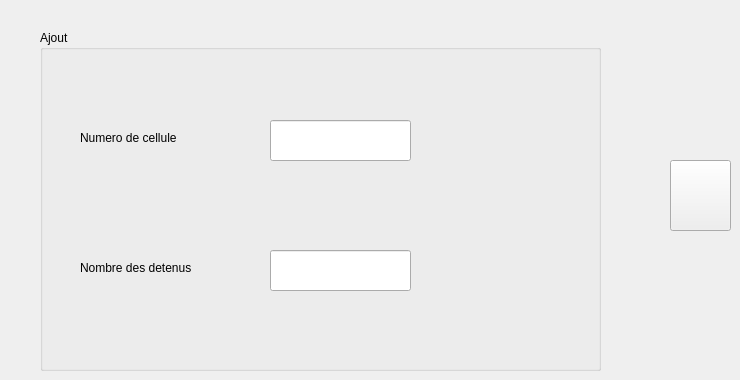
     <widget class="QWidget" name="tab_7">
      <attribute name="title">
       <string>Ajouter Detenu au cellule</string>
      </attribute>
      <widget class="QGroupBox" name="groupBox_2">
       <property name="geometry">
        <rect>
         <x>40</x>
         <y>30</y>
         <width>561</width>
         <height>341</height>
        </rect>
       </property>
       <property name="title">
        <string>Ajout</string>
       </property>
       <widget class="QLabel" name="label_5">
        <property name="geometry">
         <rect>
          <x>40</x>
          <y>100</y>
          <width>121</width>
          <height>16</height>
         </rect>
        </property>
        <property name="text">
         <string>Numero de cellule</string>
        </property>
       </widget>
       <widget class="QLabel" name="label_6">
        <property name="geometry">
         <rect>
          <x>40</x>
          <y>230</y>
          <width>131</width>
          <height>16</height>
         </rect>
        </property>
        <property name="text">
         <string>Nombre des detenus</string>
        </property>
       </widget>
       <widget class="QLineEdit" name="le_ncel">
        <property name="geometry">
         <rect>
          <x>230</x>
          <y>90</y>
          <width>141</width>
          <height>41</height>
         </rect>
        </property>
       </widget>
       <widget class="QLineEdit" name="le_ndet">
        <property name="geometry">
         <rect>
          <x>230</x>
          <y>220</y>
          <width>141</width>
          <height>41</height>
         </rect>
        </property>
       </widget>
      </widget>
      <widget class="QPushButton" name="pb_ajouter_c">
       <property name="geometry">
        <rect>
         <x>670</x>
         <y>160</y>
         <width>61</width>
         <height>71</height>
        </rect>
       </property>
       <property name="styleSheet">
        <string notr="true">image: url(:/pictures/add_new_document_14028.png);</string>
       </property>
       <property name="text">
        <string/>
       </property>
      </widget>
     </widget>
